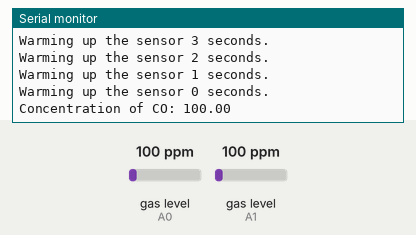
Simulated run of this sketch. Board: Arduino Uno, built with avr-gcc and run on an emulated ATmega328P. Shown: the last lines printed to the serial monitor. Inputs (shaded band) come from the test bench; at power-on: gas level (sensors on A0, A1) 100 ppm.

Above: at 12.2 s.
12.3 s: gas level (sensor on A0) set to 20 ppm
At 15.2 s:
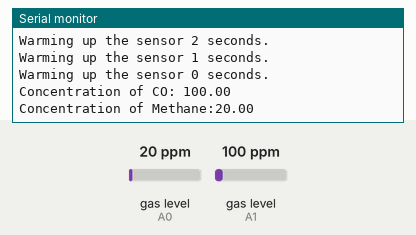
23.0 s: gas level (sensor on A1) set to 20 ppm
At 27.0 s:
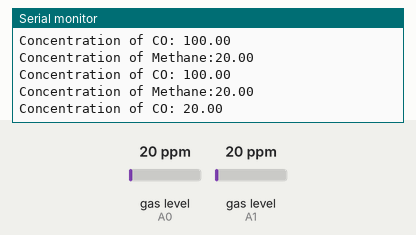
28.6 s: gas level (sensor on A0) set to 250 ppm
At 30.5 s:
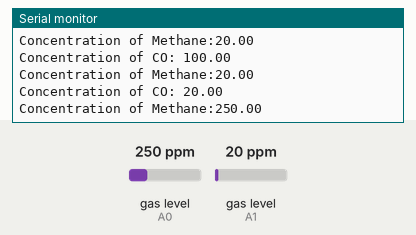
Timing chart, 0 to 32.0 s (numbered marks = the images above; inputs shaded):
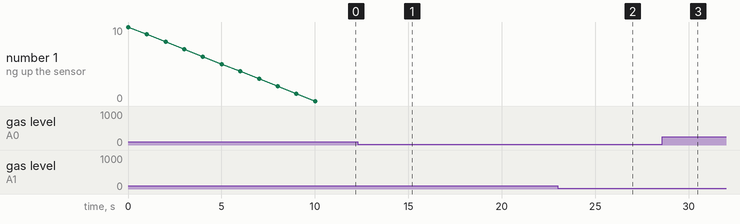

Measured:
- after the input at 12.3 s, the serial monitor: prints a new line after 1.7 s (image 1)
- after the input at 23.0 s, the serial monitor: prints a new line after 3.0 s (image 2)
- after the input at 28.6 s, the serial monitor: prints a new line after 0.42 s (image 3)

The sketch:

MQ7_MQ4UnifiedSensorTestingPPM.ino
```cpp
#include <MQUnifiedsensor.h>
#include <SoftwareSerial.h>

#define placa "Arduino UNO"
#define Voltage_Resolution 5
#define pin1 A1
#define pin2 A0
#define type1 "MQ-7"
#define type2 "MQ-4"
#define ADC_Bit_Resolution 10
#define RatioMQ7CleanAir 27.5
#define RatioMQ4CleanAir 4.4

SoftwareSerial espSerial(5,6);
MQUnifiedsensor MQ4(placa, Voltage_Resolution, ADC_Bit_Resolution, pin2, type2);
MQUnifiedsensor MQ7(placa, Voltage_Resolution, ADC_Bit_Resolution, pin1, type1);
unsigned long oldTime=0;
float MQ7Data;
float MQ4Data;

void setup() {
  Serial.begin(115200);
  espSerial.begin(115200);
  //initializing MQ7 Sensor for Carbon Monoxide
  MQ7.setRegressionMethod(1);
  MQ7.setA(99.042); MQ7.setB(-1.518);
  MQ7.init();

  //Calibrating MQ7
  Serial.print("Calibrating please wait.");
  float calcR0 = 0;
  for(int i = 1; i<=10; i ++)
  {
    MQ7.update(); // Update data, the arduino will read the voltage from the analog pin
    calcR0 += MQ7.calibrate(RatioMQ7CleanAir);
    Serial.print(".");
  }
  MQ7.setR0(calcR0/10);
  Serial.println(" MQ7 done!.");

  if(isinf(calcR0)) {Serial.println("Warning: Conection issue, R0 is infinite (Open circuit detected) please check your wiring and supply"); while(1);}
  if(calcR0 == 0){Serial.println("Warning: Conection issue found, R0 is zero (Analog pin shorts to ground) please check your wiring and supply"); while(1);}
  /*****************************  MQ7 CAlibration ********************************************/
  MQ7.serialDebug(true);


  //initializing MQ4 Sensor for Methane
   MQ4.setRegressionMethod(1);
   MQ4.setA(1012.7); MQ4.setB(-2.786);
   MQ4.init();

  Serial.print("Calibrating please wait.");
  float calcR1 = 0;
  for(int i = 1; i<=10; i ++)
  {
    MQ4.update(); // Update data, the arduino will read the voltage from the analog pin
    calcR1 += MQ4.calibrate(RatioMQ4CleanAir);
    Serial.print(".");
  }
  MQ4.setR0(calcR1/10);
  Serial.println("  done!.");

  if(isinf(calcR1)) {Serial.println("Warning: Conection issue, R0 is infinite (Open circuit detected) please check your wiring and supply"); while(1);}
  if(calcR1 == 0){Serial.println("Warning: Conection issue found, R0 is zero (Analog pin shorts to ground) please check your wiring and supply"); while(1);}
  /*****************************  MQ4 CAlibration ********************************************/
  MQ4.serialDebug(true);


  Serial.println("CO and Methane sensor require a warm up period, pls wait");
  for(int i=10; i>=0; i--)
  {
    Serial.print("Warming up the sensor ");
    Serial.print(i);
    Serial.println(" seconds.");
    delay(1000);
  }

}

void loop() {
   //readings from MQ7 sensor
    MQ7.update(); // Update data, the arduino will read the voltage from the analog pin
    MQ7Data=MQ7.readSensor(); // Sensor will read PPM concentration using the model, a and b values set previously or from the setup
    Serial.print("Concentration of CO: ");
    Serial.println(MQ7Data);
    delay(3000); //Sampling frequency

  //readings from MQ4 sensor
  MQ4.update();
  MQ4Data=MQ4.readSensor();
  Serial.print("Concentration of Methane:");
  Serial.println(MQ4Data);
  delay(3000);
  float AQI;
  float AQItest= ((MQ4Data+MQ7Data)/2);
  espSerial.println(AQItest);
  /*if(AQItest>=0 && AQItest<=1.0)
  Serial.println("AQI is between 0 and 50");

  if(AQItest>=1.1 && AQItest<=2.0)
  Serial.println("AQI is between 51 and 100");

  if(AQItest>=2.1 && AQItest<=10)
  Serial.println("AQI is between 101 and 200");

  if(AQItest>=10.1 && AQItest<=17)
  Serial.println("AQI is between 201 and 300");

  if(AQItest>=17.1 && AQItest<=34)
  Serial.println("AQI is between 301 and 400");

  if(AQItest>34)
  Serial.println("AQI is between 401 and 500");*/

  delay(1500);
}
```
